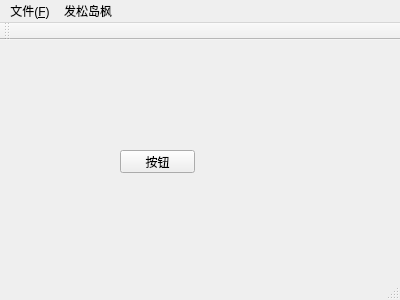
<?xml version="1.0" encoding="UTF-8"?>
<ui version="4.0">
 <class>MainWindow</class>
 <widget class="QMainWindow" name="MainWindow">
  <property name="geometry">
   <rect>
    <x>0</x>
    <y>0</y>
    <width>400</width>
    <height>300</height>
   </rect>
  </property>
  <property name="windowTitle">
   <string>MainWindow</string>
  </property>
  <widget class="QWidget" name="centralWidget">
   <widget class="QPushButton" name="pushButton">
    <property name="geometry">
     <rect>
      <x>120</x>
      <y>110</y>
      <width>75</width>
      <height>23</height>
     </rect>
    </property>
    <property name="text">
     <string>按钮</string>
    </property>
   </widget>
  </widget>
  <widget class="QMenuBar" name="menuBar">
   <property name="geometry">
    <rect>
     <x>0</x>
     <y>0</y>
     <width>400</width>
     <height>23</height>
    </rect>
   </property>
   <widget class="QMenu" name="menu_F">
    <property name="title">
     <string>文件(&amp;F)</string>
    </property>
    <addaction name="actionNew_N"/>
   </widget>
   <widget class="QMenu" name="menu">
    <property name="title">
     <string>发松岛枫</string>
    </property>
   </widget>
   <addaction name="menu_F"/>
   <addaction name="menu"/>
  </widget>
  <widget class="QToolBar" name="mainToolBar">
   <attribute name="toolBarArea">
    <enum>TopToolBarArea</enum>
   </attribute>
   <attribute name="toolBarBreak">
    <bool>false</bool>
   </attribute>
  </widget>
  <widget class="QStatusBar" name="statusBar"/>
  <action name="actionNew_N">
   <property name="icon">
    <iconset resource="myresources.qrc">
     <normaloff>:/images/time.jpg</normaloff>:/images/time.jpg</iconset>
   </property>
   <property name="text">
    <string>新建(&amp;N)</string>
   </property>
   <property name="shortcut">
    <string>Ctrl+N</string>
   </property>
  </action>
 </widget>
 <layoutdefault spacing="6" margin="11"/>
 <resources>
  <include location="myresources.qrc"/>
 </resources>
 <connections/>
</ui>
